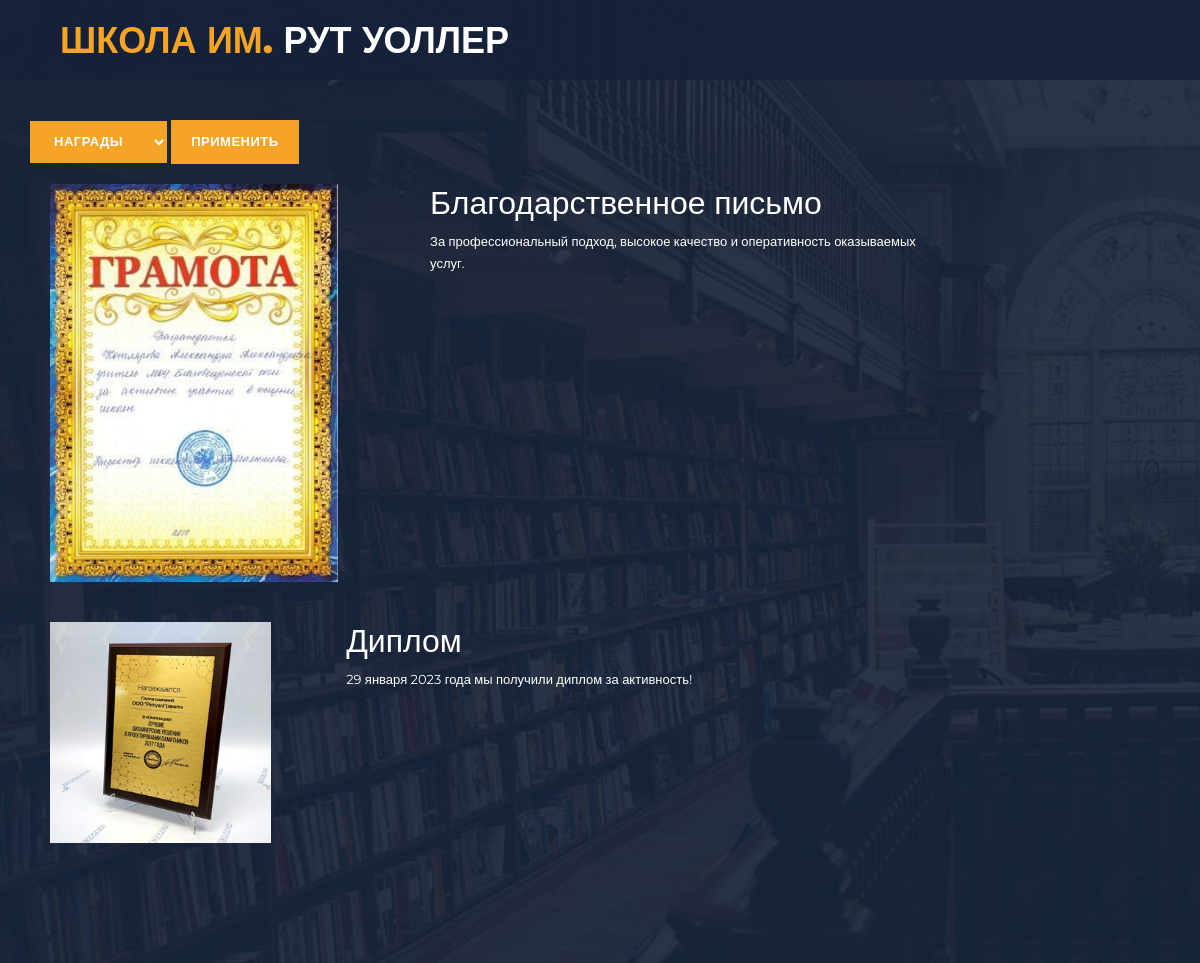
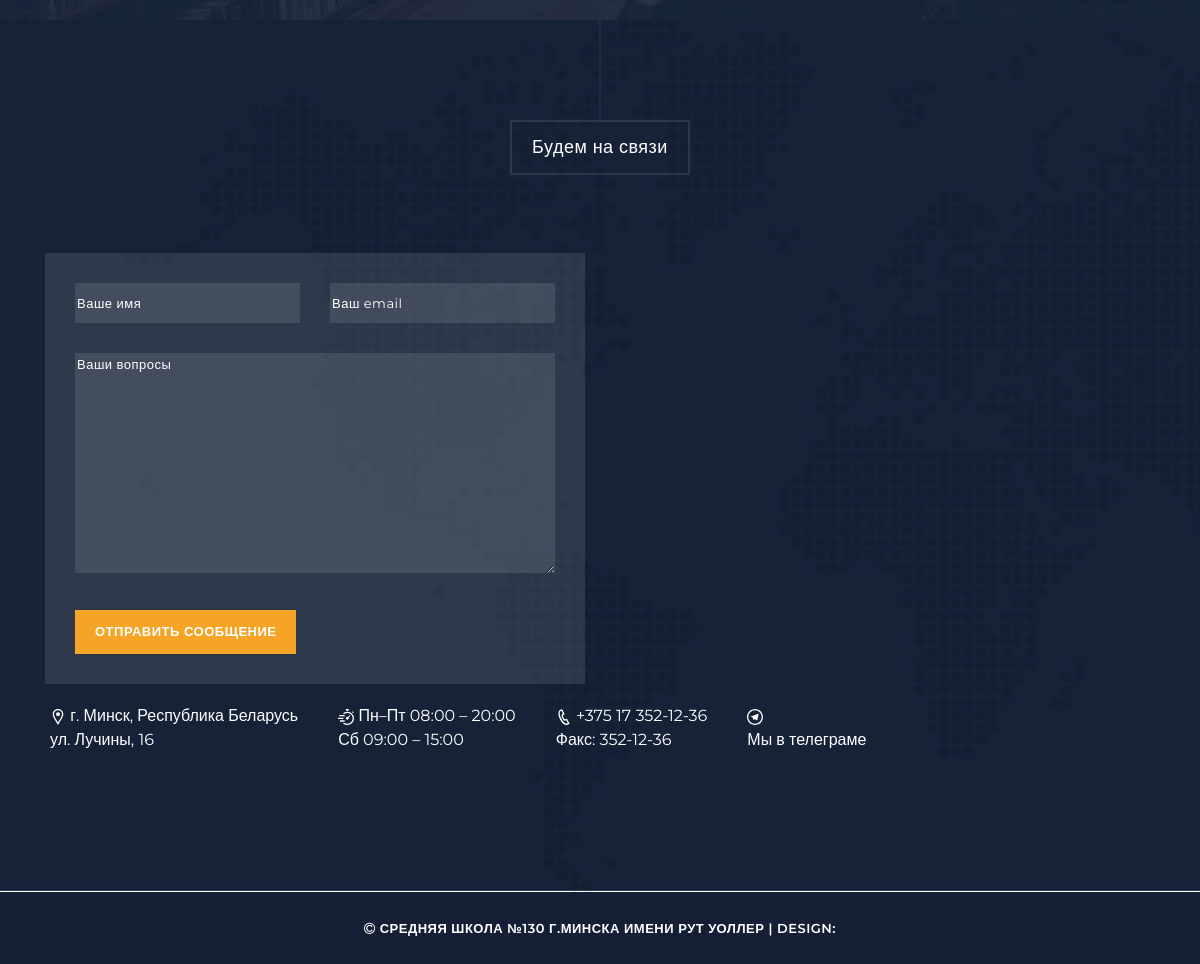
The app's page /school130/home/awards/ with its own data (2 pictures, top to bottom).
### Minsk130school/models.py (models this page shows, shortened)
class Awards(models.Model):
    title = models.CharField('Название', max_length=100)
    description = models.TextField('Описание')
    image = models.ImageField('Изображение', upload_to='award_images/')
    def image_tag(self):
        return format_html('<img src="{}" width="150" height="150" />'.format(self.image.url))
    image_tag.short_description = 'Изображение'
    class Meta:
        verbose_name = 'Награда'
        verbose_name_plural = 'Награды'

### Minsk130school/views.py (the view, shortened to what this page needs)
# urls.py: path('home/awards/', views.show_awards_licenses, name= 'awards'),
def show_awards_licenses(request):
    data = []
    display_option = 'awards'
    question_form = QuestionsForm()
    display_form = DisplayForm()
    if not request.method == 'POST':
        data = models.Awards.objects.all()
    return render(request, 'awards.html',
                          {'data': data,
                           'display_form': display_form,
                           'display_option': display_option,
                           'question_form': question_form})

### Minsk130school/forms.py
class DisplayForm(forms.Form):
    DISPLAY_CHOICES = [
        ('awards', 'Награды'),
        ('licenses', 'Лицензии')
    ]
    display_option = forms.ChoiceField(label='', choices=DISPLAY_CHOICES)

class QuestionsForm(forms.ModelForm):
    name = forms.CharField(label='', widget=forms.TextInput(attrs={'placeholder': 'Ваше имя'}))
    email = forms.EmailField(label='', widget=forms.EmailInput(attrs={'placeholder': 'Ваш email'}))
    message = forms.CharField(label='', widget=forms.Textarea(attrs={'placeholder': 'Ваши вопросы'}))
    class Meta:
        model = Questions
        fields = ['name', 'email', 'message']
        widgets = {
            'name': forms.TextInput(attrs={'class': 'form-control'}),
            'email': forms.EmailInput(attrs={'class': 'form-control'}),
            'message': forms.Textarea(attrs={'class': 'form-control'}),
        }

### Minsk130school/templates/awards.html (shortened to what this page needs)
{% extends 'base.html' %}
{% block content %}
{% load static %}
<section class="section video">
    <div class="container">
     <div class="row">
      <form id="contact" action="{% url 'awards' %}" method="post" enctype="multipart/form-data">
            {{ display_form }}
            <button type="submit" id="form-submit" class="button-choise">Применить</button>
       </form>
     </div>
     <div class="row">
        {% if display_option == 'awards' %}
            {% for award in data %}
            <div class="blog">
              <div class="blog-icon">
                {% if award.image %}
                  <img src="{{award.image.url}}">
                {% else %}
                  <p>No image</p>
                {% endif %}
              </div>
                <div class="blog-text">
                    <h2>{{award.title}}</h2>
                    <p>{{award.description}}</p>
                </div>
            </div>
            {% endfor %}
        {% endif %}
      </div>
    </div>
</section>
{% endblock %}

### Minsk130school/static/Minsk130school/assets/css/templatemo-grad-school.css (style rules this page uses)
body { font-family: 'Montserrat', sans-serif; }
p { font-size: 13px; line-height: 22px; }
.blog { display: flex; flex-direction: row; align-items: stretch; color:white; padding: 20px; }
.blog-icon { width: 50%; }
.blog-icon>img { width: 80%; }
.blog-text { width: 70%; padding-left: 20px; }
.button-choise { background-color: #f5a425; color: #fff; font-size: 13px; text-transform: uppercase; letter-spacing: 0.5px; font-weight: 700; padding: 12px 20px; display: inline-block; outline: none; box-shadow: none; border: none; }
#id_display_option { background-color: #f5a425; color: #fff; font-size: 13px; text-transform: uppercase; letter-spacing: 0.5px; font-weight: 700; padding: 12px 20px; display: inline-block; outline: none; box-shadow: none; border: none; }
section.video { background-image: url(../images/video-bg.jpg); background-repeat: no-repeat; background-size: cover; background-color: #172238; padding: 120px 0px; }
section.contact form input { width: 100%; height: 40px; background-color: rgba(250,250,250,0.1); border-radius: 0px; border: none; outline: none; color: #fff; font-size: 13px; margin-bottom: 30px; letter-spacing: 0.5px; }
section.contact form textarea { width: 100%; height: 220px; max-height: 280px; min-height: 220px; background-color: rgba(250,250,250,0.1); border-radius: 0px; border: none; outline: none; color: #fff; font-size: 13px; margin-bottom: 30px; letter-spacing: 0.5px; }
section.contact form input::placeholder { color: #fff; }
section.contact form textarea::placeholder { color: #fff; }

### records on screen
Awards: image (picture), title "Благодарственное письмо", description "За профессиональный подход, высокое качество и оперативность оказываемых услуг."
Awards: image (picture), title "Диплом", description "29 января 2023 года мы получили диплом за активность!"
